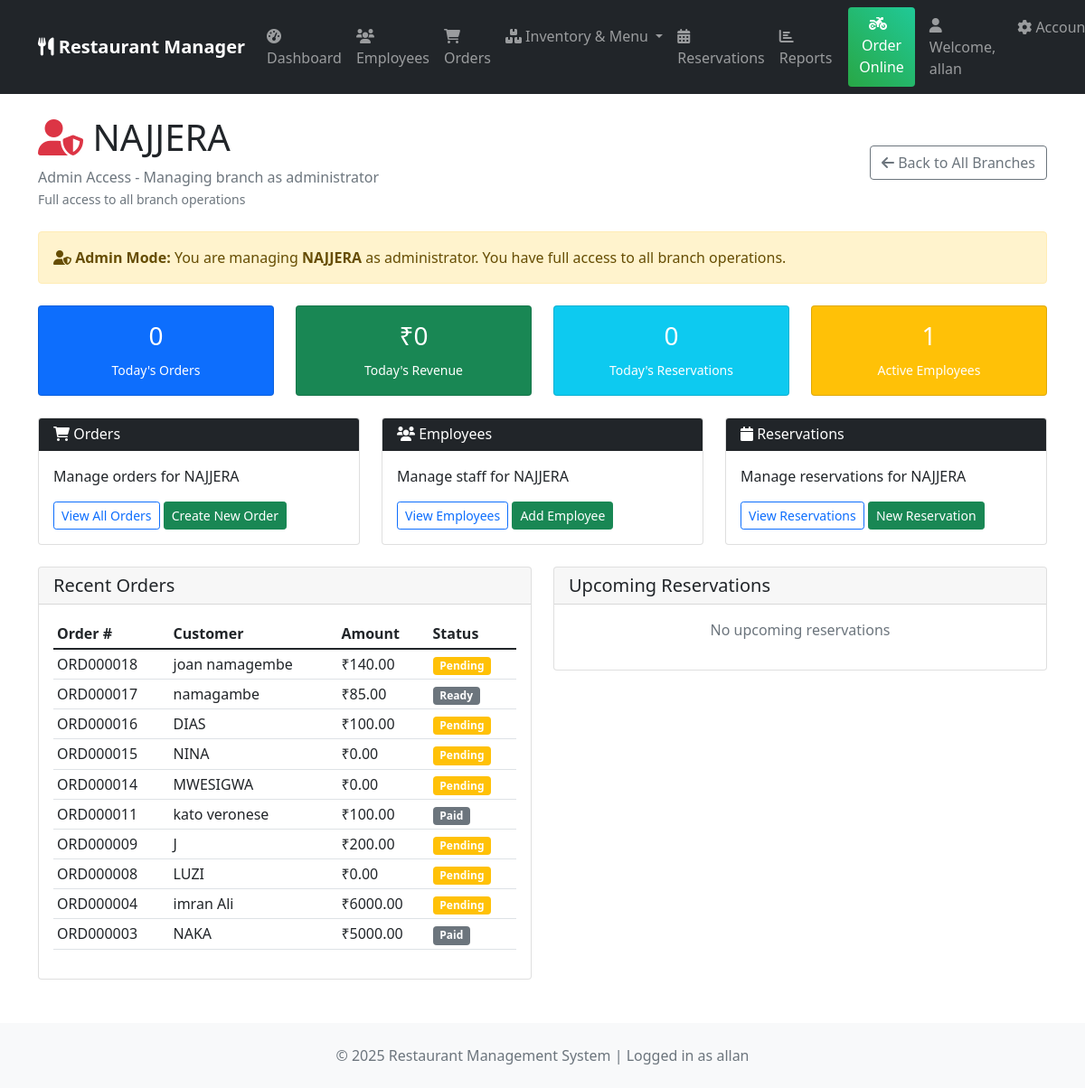
The app's page /branches/1/admin-dashboard/ (signed in) with its own data.
### core/models.py (models this page shows, shortened)
class Branch(models.Model):
    name = models.CharField(max_length=200)
    address = models.TextField()
    phone = models.CharField(max_length=20)
    email = models.EmailField()
    opening_time = models.TimeField()
    closing_time = models.TimeField()
    is_active = models.BooleanField(default=True)
    manager = models.ForeignKey('Employee', on_delete=models.SET_NULL, null=True, blank=True, related_name='managed_branches')

class Customer(models.Model):
    name = models.CharField(max_length=100)
    phone = models.CharField(max_length=20)
    email = models.EmailField(blank=True, null=True)
    address = models.TextField(blank=True, null=True)
    created_at = models.DateTimeField(auto_now_add=True)
    preferred_branch = models.ForeignKey(Branch, on_delete=models.SET_NULL, null=True, blank=True)
    def orders_count(self):
        return self.order_set.count()
    orders_count.short_description = 'Total Orders'

### orders/models.py (models this page shows, shortened)
class Order(models.Model):
    ORDER_STATUS = [
        ('pending', 'Pending'),
        ('confirmed', 'Confirmed'),
        ('preparing', 'Preparing'),
        ('ready', 'Ready'),
        ('served', 'Served'),
        ('cancelled', 'Cancelled'),
        ('paid', 'Paid'),
    ]
    ORDER_TYPES = [
        ('dine_in', 'Dine In'),
        ('takeaway', 'Takeaway'),
        ('delivery', 'Delivery'),
    ]
    order_number = models.CharField(max_length=20, unique=True)
    customer = models.ForeignKey(Customer, on_delete=models.CASCADE, related_name='orders')
    order_type = models.CharField(max_length=20, choices=ORDER_TYPES)
    status = models.CharField(max_length=20, choices=ORDER_STATUS, default='pending')
    table_number = models.PositiveIntegerField(null=True, blank=True)
    waiter = models.ForeignKey(Employee, on_delete=models.SET_NULL, null=True, blank=True)
    created_at = models.DateTimeField(auto_now_add=True)
    updated_at = models.DateTimeField(auto_now=True)
    total_amount = models.DecimalField(max_digits=10, decimal_places=2, default=0, validators=[MinValueValidator(0)])
    notes = models.TextField(blank=True)
    branch = models.ForeignKey(Branch, on_delete=models.CASCADE, null=True, blank=True)
    delivery_address = models.TextField(blank=True, null=True)
    customer_phone = models.CharField(max_length=20, blank=True)
    customer_email = models.EmailField(blank=True)

### core/views.py (the view)
# urls.py: path('branches/<int:branch_id>/admin-dashboard/', views.admin_branch_dashboard, name='admin_branch_dashboard'),
@login_required
def admin_branch_dashboard(request, branch_id):
    if not (request.user.is_superuser or request.user.is_staff):
        messages.error(request, "Only administrators can access branch management.")
        return redirect('core:dashboard')
    branch = get_object_or_404(Branch, id=branch_id)
    today = timezone.now().date()
    employees = branch.employee_set.filter(is_active=True)
    today_orders = Order.objects.filter(branch=branch, created_at__date=today)
    today_reservations = Reservation.objects.filter(branch=branch, reservation_date=today)
    today_sales = Payment.objects.filter(
        order__branch=branch,
        payment_date__date=today,
        is_successful=True
    ).aggregate(total=Sum('amount'))['total'] or 0
    today_revenue = today_orders.aggregate(total=Sum('total_amount'))['total'] or 0
    recent_orders = Order.objects.filter(branch=branch).select_related('customer').order_by('-created_at')[:10]
    popular_items_today = OrderItem.objects.filter(
        order__branch=branch,
        order__created_at__date=today
    ).values(
        'menu_item__name'
    ).annotate(
        total_quantity=Sum('quantity')
    ).order_by('-total_quantity')[:5]
    upcoming_reservations = Reservation.objects.filter(
        branch=branch,
        reservation_date__range=[today, today + timedelta(days=3)]
    ).select_related('customer', 'table').order_by('reservation_date', 'reservation_time')[:5]
    context = {
        'branch': branch,
        'employees': employees,
        'today_orders_count': today_orders.count(),
        'today_sales': today_sales,
        'today_revenue': today_revenue,
        'pending_orders': today_orders.filter(status='pending').count(),
        'today_reservations': today_reservations.count(),
        'active_employees': employees.count(),
        'recent_orders': recent_orders,
        'today_reservations_list': today_reservations,
        'popular_items_today': popular_items_today,
        'upcoming_reservations': upcoming_reservations,
        'is_admin': True,
        'admin_branch_access': True,  # Flag to show this is admin accessing branch
    }
    return render(request, 'core/admin_branch_dashboard.html', context)

### core/context_processors.py (called while the page is built)
def restaurant_info(request):
    try:
        restaurant = Restaurant.objects.first()
    except:
        restaurant = None
    return {
        'restaurant': restaurant
    }

### templates/core/admin_branch_dashboard.html (shortened to what this page needs)
{% extends 'base.html' %}
{% block content %}
<div class="d-flex justify-content-between align-items-center mb-4">
    <div>
        <h1>
            <i class="fas fa-user-shield text-danger"></i> {{ branch.name }}
        </h1>
        <p class="text-muted mb-0">Admin Access - Managing branch as administrator</p>
        <small class="text-muted">Full access to all branch operations</small>
    </div>
    <div>
        <a href="{% url 'core:branch_list' %}" class="btn btn-outline-secondary">
            <i class="fas fa-arrow-left"></i> Back to All Branches
        </a>
    </div>
</div>
<div class="alert alert-warning mb-4">
    <i class="fas fa-user-shield"></i>
    <strong>Admin Mode:</strong> You are managing <strong>{{ branch.name }}</strong> as administrator.
    You have full access to all branch operations.
</div>
<div class="row mb-4">
    <div class="col-md-3">
        <div class="card bg-primary text-white">
            <div class="card-body text-center">
                <h3>{{ today_orders_count }}</h3>
                <small>Today's Orders</small>
            </div>
        </div>
    </div>
    <div class="col-md-3">
        <div class="card bg-success text-white">
            <div class="card-body text-center">
                <h3>₹{{ today_revenue }}</h3>
                <small>Today's Revenue</small>
            </div>
        </div>
    </div>
    <div class="col-md-3">
        <div class="card bg-info text-white">
            <div class="card-body text-center">
                <h3>{{ today_reservations }}</h3>
                <small>Today's Reservations</small>
            </div>
        </div>
    </div>
    <div class="col-md-3">
        <div class="card bg-warning text-white">
            <div class="card-body text-center">
                <h3>{{ active_employees }}</h3>
                <small>Active Employees</small>
            </div>
        </div>
    </div>
</div>
<div class="row mb-4">
    <div class="col-md-4">
        <div class="card">
            <div class="card-header bg-dark text-white">
                <h6 class="mb-0"><i class="fas fa-shopping-cart"></i> Orders</h6>
            </div>
            <div class="card-body">
                <p>Manage orders for {{ branch.name }}</p>
                <a href="{% url 'orders:order_list' %}?branch={{ branch.id }}" class="btn btn-outline-primary btn-sm">
                    View All Orders
                </a>
                <a href="{% url 'orders:order_create' %}?branch={{ branch.id }}" class="btn btn-success btn-sm">
                    Create New Order
                </a>
            </div>
        </div>
    </div>
    <div class="col-md-4">
        <div class="card">
            <div class="card-header bg-dark text-white">
                <h6 class="mb-0"><i class="fas fa-users"></i> Employees</h6>
            </div>
            <div class="card-body">
                <p>Manage staff for {{ branch.name }}</p>
                <a href="{% url 'core:employee_list' %}?branch={{ branch.id }}" class="btn btn-outline-primary btn-sm">
                    View Employees
                </a>
                <a href="{% url 'core:employee_add' %}?branch={{ branch.id }}" class="btn btn-success btn-sm">
                    Add Employee
                </a>
            </div>
        </div>
    </div>
    <div class="col-md-4">
        <div class="card">
            <div class="card-header bg-dark text-white">
                <h6 class="mb-0"><i class="fas fa-calendar"></i> Reservations</h6>
            </div>
            <div class="card-body">
                <p>Manage reservations for {{ branch.name }}</p>
                <a href="{% url 'reservations:reservation_list' %}?branch={{ branch.id }}" class="btn btn-outline-primary btn-sm">
                    View Reservations
                </a>
                <a href="{% url 'reservations:reservation_create' %}?branch={{ branch.id }}" class="btn btn-success btn-sm">
                    New Reservation
                </a>
            </div>
        </div>
    </div>
</div>
<div class="row">
    <div class="col-md-6">
        <div class="card">
            <div class="card-header">
                <h5 class="mb-0">Recent Orders</h5>
            </div>
            <div class="card-body">
                {% if recent_orders %}
                <div class="table-responsive">
                    <table class="table table-sm">
                        <thead>
                            <tr>
                                <th>Order #</th>
                                <th>Customer</th>
                                <th>Amount</th>
                                <th>Status</th>
                            </tr>
                        </thead>
                        <tbody>
                            {% for order in recent_orders %}
                            <tr>
                                <td>{{ order.order_number }}</td>
                                <td>{{ order.customer.name }}</td>
                                <td>₹{{ order.total_amount }}</td>
                                <td>
                                    <span class="badge bg-{% if order.status == 'pending' %}warning{% elif order.status == 'confirmed' %}info{% elif order.status == 'served' %}success{% else %}secondary{% endif %}">
                                        {{ order.get_status_display }}
                                    </span>
                                </td>
                            </tr>
                            {% endfor %}
                        </tbody>
                    </table>
                </div>
                {% else %}
                <p class="text-muted text-center">No recent orders</p>
                {% endif %}
            </div>
        </div>
    </div>
    <div class="col-md-6">
        <div class="card">
            <div class="card-header">
                <h5 class="mb-0">Upcoming Reservations</h5>
            </div>
            <div class="card-body">
                {% if upcoming_reservations %}
                <div class="table-responsive">
                    <table class="table table-sm">
                        <thead>
                            <tr>
                                <th>Date</th>
                                <th>Time</th>
                                <th>Customer</th>
                                <th>Guests</th>
                            </tr>
                        </thead>
                        <tbody>
                            {% for reservation in upcoming_reservations %}
                            <tr>
                                <td>{{ reservation.reservation_date|date:"M d" }}</td>
                                <td>{{ reservation.reservation_time|time:"g:i A" }}</td>
                                <td>{{ reservation.customer.name }}</td>
                                <td>{{ reservation.guests }}</td>
                            </tr>
                            {% endfor %}
                        </tbody>
                    </table>
                </div>
                {% else %}
                <p class="text-muted text-center">No upcoming reservations</p>
                {% endif %}
            </div>
        </div>
    </div>
</div>
{% endblock %}

### templates/base.html (shortened to what this page needs)
<!DOCTYPE html>
<html lang="en">
<head>
    <link href="https://cdn.jsdelivr.net/npm/bootstrap@5.1.3/dist/css/bootstrap.min.css" rel="stylesheet">
    <link href="https://cdnjs.cloudflare.com/ajax/libs/font-awesome/6.0.0/css/all.min.css" rel="stylesheet">
</head>
<body>
    <nav class="navbar navbar-expand-lg navbar-dark bg-dark">
        <div class="container">
            <a class="navbar-brand" href="{% url 'core:dashboard' %}">
                <i class="fas fa-utensils"></i>
                {% if restaurant %}
                    {{ restaurant.name }} Manager
                {% else %}
                    Restaurant Manager
                {% endif %}
            </a>
            <div class="collapse navbar-collapse" id="navbarNav">
                <ul class="navbar-nav me-auto">
                    {% if user.is_authenticated %}
                    <li class="nav-item">
                        <a class="nav-link" href="{% url 'core:dashboard' %}">
                            <i class="fas fa-tachometer-alt"></i> Dashboard
                        </a>
                    </li>
                    <li class="nav-item">
                        <a class="nav-link" href="{% url 'core:employee_list' %}">
                            <i class="fas fa-users"></i> Employees
                        </a>
                    </li>
                    <li class="nav-item">
                        <a class="nav-link" href="{% url 'orders:order_list' %}">
                            <i class="fas fa-shopping-cart"></i> Orders
                        </a>
                    </li>
                    <li class="nav-item dropdown">
                        <a class="nav-link dropdown-toggle" href="#" role="button" data-bs-toggle="dropdown">
                            <i class="fas fa-boxes"></i> Inventory & Menu
                        </a>
                    </li>
                    <li class="nav-item">
                        <a class="nav-link" href="{% url 'reservations:reservation_dashboard' %}">
                            <i class="fas fa-calendar-alt"></i> Reservations
                        </a>
                    </li>
                    <li class="nav-item">
                        <a class="nav-link" href="{% url 'reports:reports_dashboard' %}">
                            <i class="fas fa-chart-bar"></i> Reports
                        </a>
                    </li>
                    {% endif %}
                </ul>
                <div class="navbar-nav">
                    <a class="btn btn-success online-order-btn me-3" href="{% url 'orders:online_order' %}">
                        <i class="fas fa-motorcycle me-2"></i>Order Online
                    </a>
                    {% if user.is_authenticated %}
                        <span class="navbar-text me-3">
                            <i class="fas fa-user"></i> Welcome, {{ user.get_full_name|default:user.username }}
                        </span>
                        <div class="nav-item dropdown">
                            <a class="nav-link dropdown-toggle" href="#" role="button" data-bs-toggle="dropdown">
                                <i class="fas fa-cog"></i> Account
                            </a>
                        </div>
                    {% else %}
                        <a class="nav-link" href="{% url 'login' %}">
                            <i class="fas fa-sign-in-alt"></i> Login
                        </a>
                    {% endif %}
                </div>
            </div>
        </div>
    </nav>
    <div class="container mt-4">
        {% block content %}
        {% endblock %}
    </div>
    <footer class="mt-5 py-4 bg-light">
        <div class="container text-center">
            <p class="text-muted mb-0">
                &copy; {% now "Y" %} Restaurant Management System
                {% if user.is_authenticated %}
                | Logged in as {{ user.username }}
                {% endif %}
            </p>
        </div>
    </footer>
</body>
</html>

### templates/base.html (style rules this page uses)
.navbar-brand { font-weight: 600; }
.navbar-nav .nav-link { padding: 8px 15px; margin: 2px 0; border-radius: 5px; transition: all 0.3s ease; }
.online-order-btn { background: linear-gradient(45deg, #28a745, #20c997); border: none; margin-left: 10px; }

### records on screen
Branch: name "NAJJERA"
Order: order_number "ORD000018", customer.name "joan namagembe", total_amount "140.00", status "Pending"
Order: order_number "ORD000017", customer.name "namagambe", total_amount "85.00", status "Ready"
Order: order_number "ORD000016", customer.name "DIAS", total_amount "100.00", status "Pending"
Order: order_number "ORD000015", customer.name "NINA", total_amount "0.00", status "Pending"
Order: order_number "ORD000014", customer.name "MWESIGWA", total_amount "0.00", status "Pending"
Order: order_number "ORD000011", customer.name "kato veronese", total_amount "100.00", status "Paid"
Order: order_number "ORD000009", customer.name "J", total_amount "200.00", status "Pending"
Order: order_number "ORD000008", customer.name "LUZI", total_amount "0.00", status "Pending"
Order: order_number "ORD000004", customer.name "imran Ali", total_amount "6000.00", status "Pending"
Order: order_number "ORD000003", customer.name "NAKA", total_amount "5000.00", status "Paid"

### other values on screen
{{ user.get_full_name|default:user.username }} "allan"
{{ today_orders_count }} "0"
{{ today_revenue }} "0"
{{ today_reservations }} "0"
{{ active_employees }} "1"
{{ user.username }} "allan"
